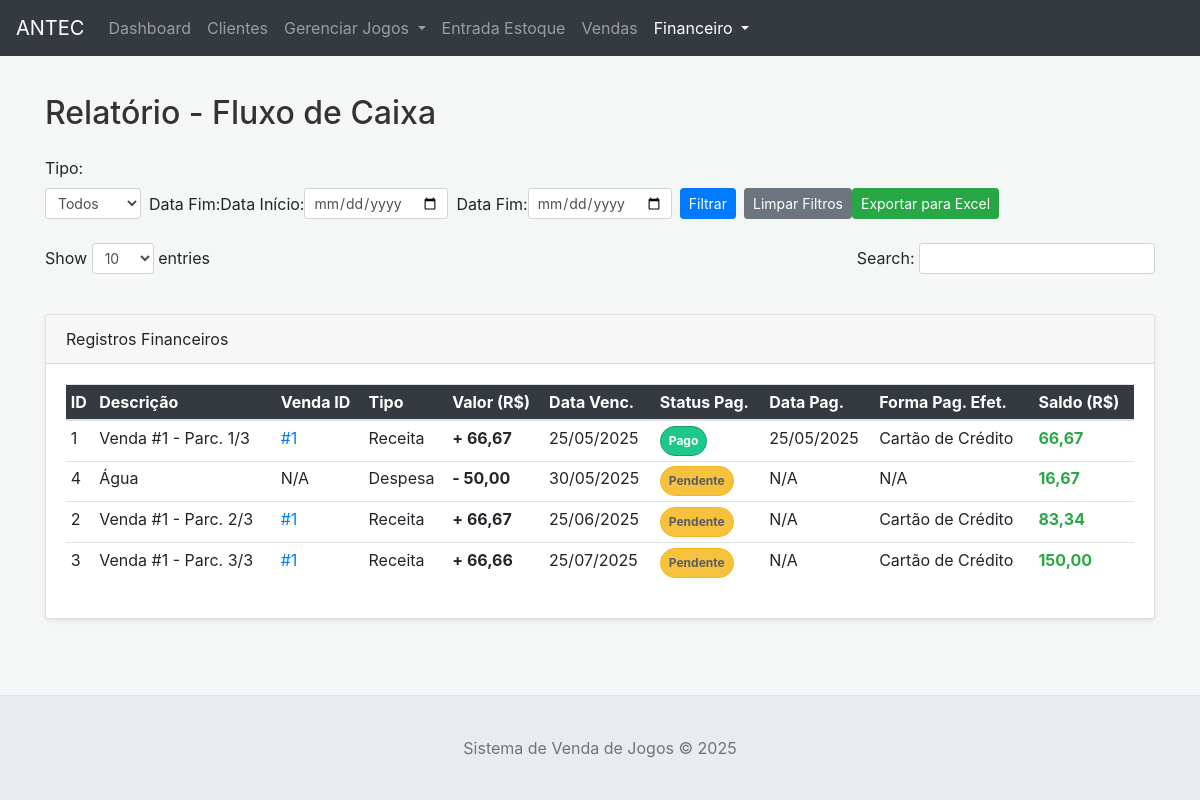
Before: /financeiro/relatorio/fluxo-de-caixa with the older database file.
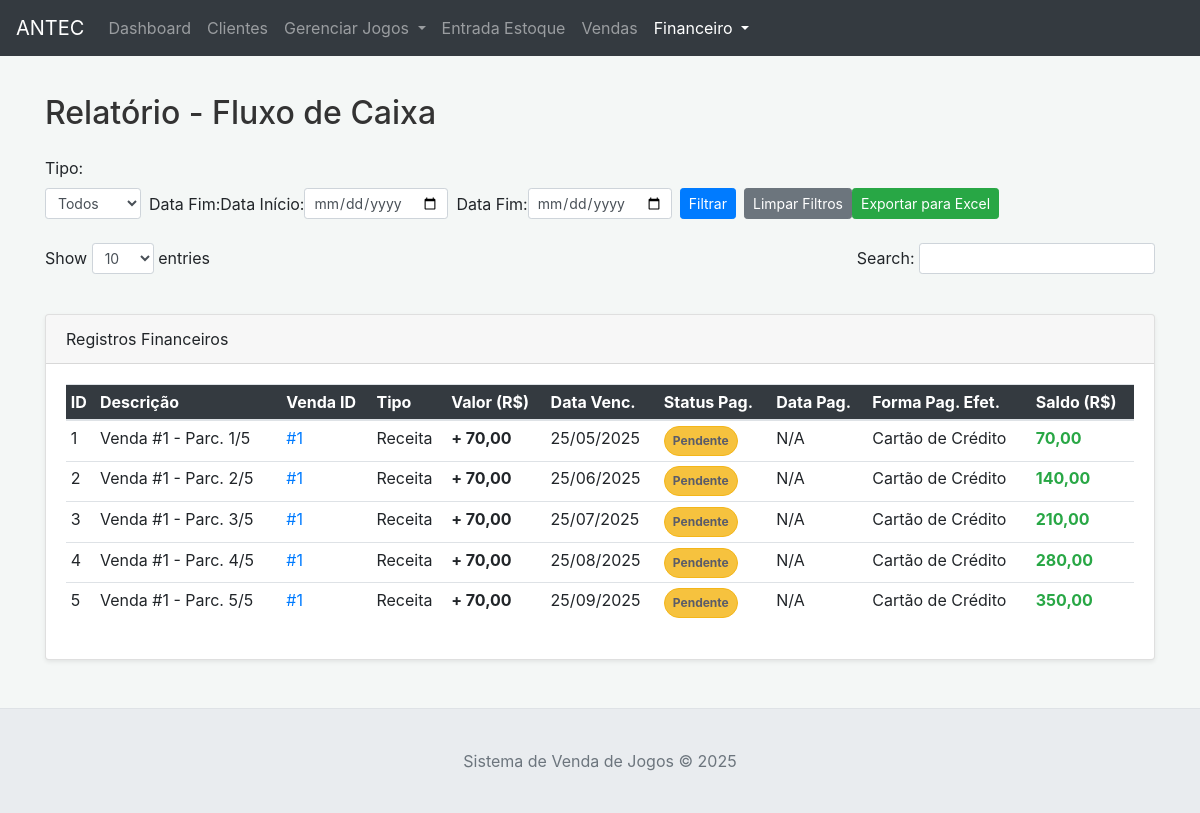
After: the same page with the newer database file.
### tables this page shows
CREATE TABLE lancamentos_financeiros (
                id INTEGER PRIMARY KEY AUTOINCREMENT,
                venda_id INTEGER,
                descricao TEXT NOT NULL,
                tipo TEXT NOT NULL CHECK(tipo IN ('Receita', 'Despesa')),
                valor REAL NOT NULL,
                numero_parcela_atual INTEGER DEFAULT 1,
                total_parcelas INTEGER DEFAULT 1,
                data_vencimento DATE NOT NULL,
                status_pagamento TEXT DEFAULT 'Pendente' CHECK(status_pagamento IN ('Pendente', 'Pago', 'Vencido', 'Cancelado')),
                forma_pagamento_efetiva TEXT,
                observacao TEXT,
                data_lancamento DATETIME DEFAULT CURRENT_TIMESTAMP,
                data_pagamento DATE,
                FOREIGN KEY (venda_id) REFERENCES vendas (id) ON DELETE SET NULL
            );

### app.py (the view)
@app.route('/financeiro/relatorio/fluxo-de-caixa')
def relatorio_contas_pendentes():
    try:
        filtro_tipo = request.args.get('tipo', None)
        filtro_data_inicio = request.args.get('data_inicio', None)
        filtro_data_fim = request.args.get('data_fim', None)
        print(f"Debug: Filtro Tipo = {filtro_tipo}")
        print(f"Debug: Filtro Data Início = {filtro_data_inicio}")
        print(f"Debug: Filtro Data Fim = {filtro_data_fim}")
        lancamentos_rows = db_manager.get_all_lancamentos_financeiros(
            filtro_tipo=filtro_tipo if filtro_tipo and filtro_tipo != 'Todos' else None,
            data_inicio=filtro_data_inicio,
            data_fim=filtro_data_fim
        )
        saldo_acumulado = Decimal('0.00')
        lancamentos_com_saldo = []
        if lancamentos_rows:
            for lanc_row in lancamentos_rows:
                lanc = dict(lanc_row) # Converte a linha do banco para dicionário
                try:
                    valor = Decimal(str(lanc.get('valor', '0.00')))
                except (ValueError, TypeError):
                    valor = Decimal('0.00')  # Valor padrão seguro em caso de erro
                if lanc.get('tipo') == 'Receita':
                    saldo_acumulado += valor
                elif lanc.get('tipo') == 'Despesa':
                    saldo_acumulado -= valor
                lanc['saldo_acumulado'] = saldo_acumulado # Adiciona o saldo acumulado à linha
                lancamentos_com_saldo.append(lanc)
        stats = db_manager.get_dashboard_stats() # Ou um método mais específico se houver
        stats['a_receber_total'] = Decimal(stats.get('a_receber_total') if stats.get('a_receber_total') is not None else 0.0)
        stats['a_pagar_total'] = Decimal(stats.get('a_pagar_total') if stats.get('a_pagar_total') is not None else 0.0)
        stats['recebido_mes_atual'] = Decimal(stats.get('recebido_mes_atual') if stats.get('recebido_mes_atual') is not None else 0.0)
        stats['pago_mes_atual'] = Decimal(stats.get('pago_mes_atual') if stats.get('pago_mes_atual') is not None else 0.0)
    except Exception as e:
        flash(f"Erro ao carregar dados para o relatório de fluxo de caixa: {e}", "danger")
        lancamentos_com_saldo = []
        filtro_tipo = request.args.get('filtroTipo', None)
        filtro_data_inicio = request.args.get('filtroDataInicio', None)
        filtro_data_fim = request.args.get('filtroDataFim', None)
        stats = {
 'a_receber_total': Decimal('0.00'), 'a_pagar_total': Decimal('0.00'),
 'recebido_mes_atual': Decimal('0.00'), 'pago_mes_atual': Decimal('0.00')
 } # Resetar stats em caso de erro
    return render_template('relatorio.html',
                           contas_pendentes=lancamentos_com_saldo,
                           stats=stats,
                           filtro_tipo_atual=filtro_tipo,
 filtro_data_inicio_atual=filtro_data_inicio,
 filtro_data_fim_atual=filtro_data_fim)

### app.py (called while the page is built)
def format_datetime_for_display(dt_str):
    if not dt_str: return "N/A"
    try:
        if isinstance(dt_str, (datetime.datetime, datetime.date)):
            return dt_str.strftime('%d/%m/%Y %H:%M') if isinstance(dt_str, datetime.datetime) else dt_str.strftime('%d/%m/%Y')
        dt_str_cleaned = str(dt_str).replace('Z', '')
        if 'T' in dt_str_cleaned: dt_obj = datetime.datetime.fromisoformat(dt_str_cleaned); return dt_obj.strftime('%d/%m/%Y %H:%M')
        elif ' ' in dt_str_cleaned: dt_obj = datetime.datetime.strptime(dt_str_cleaned, '%Y-%m-%d %H:%M:%S'); return dt_obj.strftime('%d/%m/%Y %H:%M')
        else: dt_obj = datetime.datetime.strptime(dt_str_cleaned, '%Y-%m-%d'); return dt_obj.strftime('%d/%m/%Y')
    except (ValueError, TypeError): return str(dt_str)

@app.context_processor
def inject_now(): return {'now': datetime.datetime.now()}

### database.py (called while the page is built)
    def _get_connection(self):
        conn = sqlite3.connect(self.db_name)
        conn.row_factory = sqlite3.Row # Permite acessar colunas por nome
        return conn

### templates/relatorio.html (shortened to what this page needs)
{% extends 'base.html' %}
{% block content %}
    <h2>Relatório - Fluxo de Caixa</h2>
<div class="filters-container">
 <label for="filter-tipo">Tipo:</label>
 <form id="filtroForm" method="GET" class="form-inline" action="{{ url_for('relatorio_contas_pendentes') }}">
 <select id="filter-tipo" name="tipo" class="form-control form-control-sm mr-2">{% set current_tipo = filtro_tipo_atual or '' %}
 <option value="" {% if current_tipo == "" %}selected{% endif %}>Todos</option>
 <option value="Receita" {% if current_tipo == "Receita" %}selected{% endif %}>Receita</option>{% set current_tipo = filtro_tipo_atual or '' %}
 </select>
<label for="filter-data-fim">Data Fim:</label>{% set current_tipo = filtro_tipo_atual or '' %}
 <label for="filter-data-inicio">Data Início:</label>
 <input type="date" id="filter-data-inicio" name="data_inicio" class="form-control form-control-sm d-inline-block w-auto mr-2">
 <label for="filter-data-fim">Data Fim:</label>{% set current_tipo = filtro_tipo_atual or '' %}
 <input type="date" id="filter-data-fim" name="data_fim" class="form-control form-control-sm d-inline-block w-auto mr-2">
 <button type="submit" class="btn btn-primary btn-sm mr-2" name="filtrar">Filtrar</button>
 <button type="button" class="btn btn-secondary btn-sm" name="limpar_filtros">Limpar Filtros</button>
 <button type="button" class="btn btn-success btn-sm" id="exportar-excel">Exportar para Excel</button>
 </form>
</div>
<br/>
<div class="controls-container d-flex justify-content-between align-items-center mb-3">
 <div class="show-entries">
 Show
 <select class="form-control form-control-sm d-inline-block w-auto">
 <option>10</option>
 </select>
        entries
 </div>
 <div class="search-box">
        Search:
 <input type="text" class="form-control form-control-sm d-inline-block w-auto"/>
 </div>
</div>
<br/>
<div class="card shadow-sm">
    <div class="card-header">
        Registros Financeiros
    </div>
    <div class="card-body">
 {% if contas_pendentes %}
 <div class="table-responsive">
            <table class="table table-hover table-sm datatable-financeiro table-financeiro" id="tabelaLancamentos">
        <thead>
            <tr>
 <th>ID</th>
                <th>Descrição</th>
 <th>Venda ID</th>
 <th>Tipo</th>
 <th>Valor (R$)</th>
 <th>Data Venc.</th>
 <th>Status Pag.</th>
 <th>Data Pag.</th>
 <th>Forma Pag. Efet.</th>
 <th>Saldo (R$)</th>
            </tr>
                </thead>
        <tbody>
            {% for conta in contas_pendentes %}
                <tr>
 <td>{{ conta.id }}</td>
                    <td>{{ conta.descricao }}</td>
 <td>{% if conta.venda_id %}<a href="{{ url_for('view_venda_page', venda_id=conta.venda_id) }}" title="Ver Venda">#{{ conta.venda_id }}</a>{% else %}N/A{% endif %}</td>
 <td class="{{ 'text-receita' if conta.tipo == 'Receita' else 'text-despesa' }}">{{ conta.tipo }}</td>
 <td class="{{ 'text-receita' if conta.tipo == 'Receita' else 'text-despesa' }} font-weight-bold">
                            {{ "+ " if conta.tipo == 'Receita' else "- " }}
 {{ "%.2f"|format(conta.valor)|replace('.', ',') }}
                        </td>
 <td>{{ conta.data_vencimento | date_input | datetime_display }}</td>
 <td>
                            <span class="badge badge-pill p-2 {% if conta.status_pagamento == 'Recebido' %}status-recebido{% else %}status-{{ conta.status_pagamento.replace('í', 'i').replace('ú', 'u').replace('ç', 'c') }}{% endif %}">{{ conta.status_pagamento }}</span>
                        </td>
 <td>{{ conta.data_pagamento | date_input | datetime_display if conta.data_pagamento else 'N/A' }}</td>
 <td>{{ conta.forma_pagamento_efetiva or 'N/A' }}</td>
 <td class="font-weight-bold {{ 'text-success' if (conta.saldo_acumulado | default(0.0)) >= 0 else 'text-danger' }}">
                            {{ "%.2f"|format(conta.saldo_acumulado|default(0.0))|replace('.', ',') }}
                        </td>
                </tr>
            {% endfor %}
        </tbody>
    </table>
        </div>
 {% endif %}
    </div>
</div>
<br/>
{% endblock %}

Changed rows visible on the page:
changed lancamentos_financeiros id 1: descricao "Venda #1 - Parc. 1/3" → "Venda #1 - Parc. 1/5"; valor "66,67" → "70,00"; status_pagamento "Pago" → "Pendente"; data_pagamento "25/05/2025" → "N/A"; saldo_acumulado "66,67" → "70,00"
changed lancamentos_financeiros id 2: descricao "Venda #1 - Parc. 2/3" → "Venda #1 - Parc. 2/5"; valor "66,67" → "70,00"; saldo_acumulado "83,34" → "140,00"
changed lancamentos_financeiros id 3: descricao "Venda #1 - Parc. 3/3" → "Venda #1 - Parc. 3/5"; valor "66,66" → "70,00"; saldo_acumulado "150,00" → "210,00"
changed lancamentos_financeiros id 4: descricao "Água" → "Venda #1 - Parc. 4/5"; venda_id (not shown) → "1"; tipo "Despesa" → "Receita"; tipo "-" → "+"; valor "50,00" → "70,00"; data_vencimento "30/05/2025" → "25/08/2025"; forma_pagamento_efetiva "N/A" → "Cartão de Crédito"; saldo_acumulado "16,67" → "280,00"; no longer shows "N/A"; moves down the list
added lancamentos_financeiros: id "5", descricao "Venda #1 - Parc. 5/5", venda_id "1", tipo "Receita", tipo "+", valor "70,00", data_vencimento "25/09/2025", status_pagamento "Pendente", data_pagamento "N/A", forma_pagamento_efetiva "Cartão de Crédito", saldo_acumulado "350,00"
